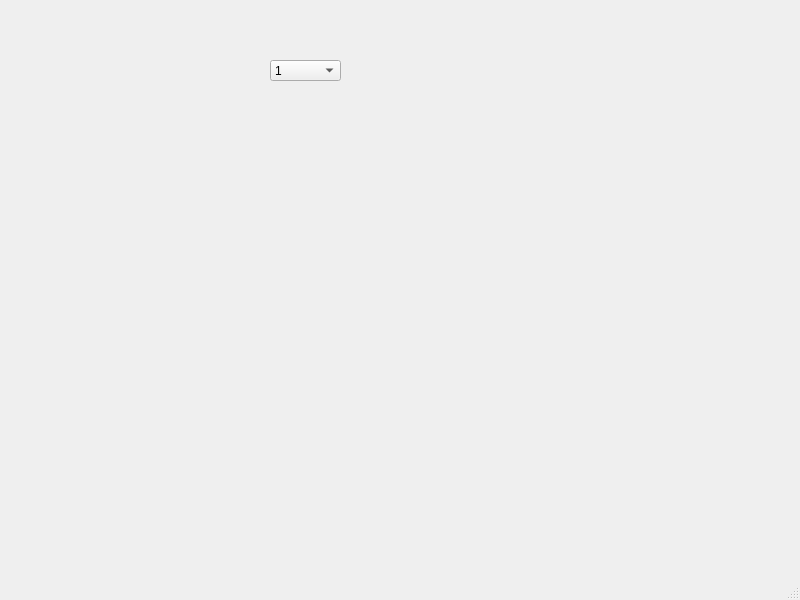
<?xml version="1.0" encoding="UTF-8"?>
<ui version="4.0">
 <class>MainWindow</class>
 <widget class="QMainWindow" name="MainWindow">
  <property name="geometry">
   <rect>
    <x>0</x>
    <y>0</y>
    <width>800</width>
    <height>600</height>
   </rect>
  </property>
  <property name="windowTitle">
   <string>MainWindow</string>
  </property>
  <widget class="QWidget" name="centralwidget">
   <widget class="QComboBox" name="comboBox_2">
    <property name="geometry">
     <rect>
      <x>270</x>
      <y>60</y>
      <width>71</width>
      <height>21</height>
     </rect>
    </property>
    <item>
     <property name="text">
      <string>1</string>
     </property>
    </item>
    <item>
     <property name="text">
      <string>2</string>
     </property>
    </item>
    <item>
     <property name="text">
      <string>3</string>
     </property>
    </item>
    <item>
     <property name="text">
      <string>4</string>
     </property>
    </item>
    <item>
     <property name="text">
      <string>5</string>
     </property>
    </item>
    <item>
     <property name="text">
      <string>6</string>
     </property>
    </item>
   </widget>
  </widget>
  <widget class="QMenuBar" name="menubar">
   <property name="geometry">
    <rect>
     <x>0</x>
     <y>0</y>
     <width>800</width>
     <height>22</height>
    </rect>
   </property>
  </widget>
  <widget class="QStatusBar" name="statusbar"/>
 </widget>
 <resources/>
 <connections/>
</ui>
